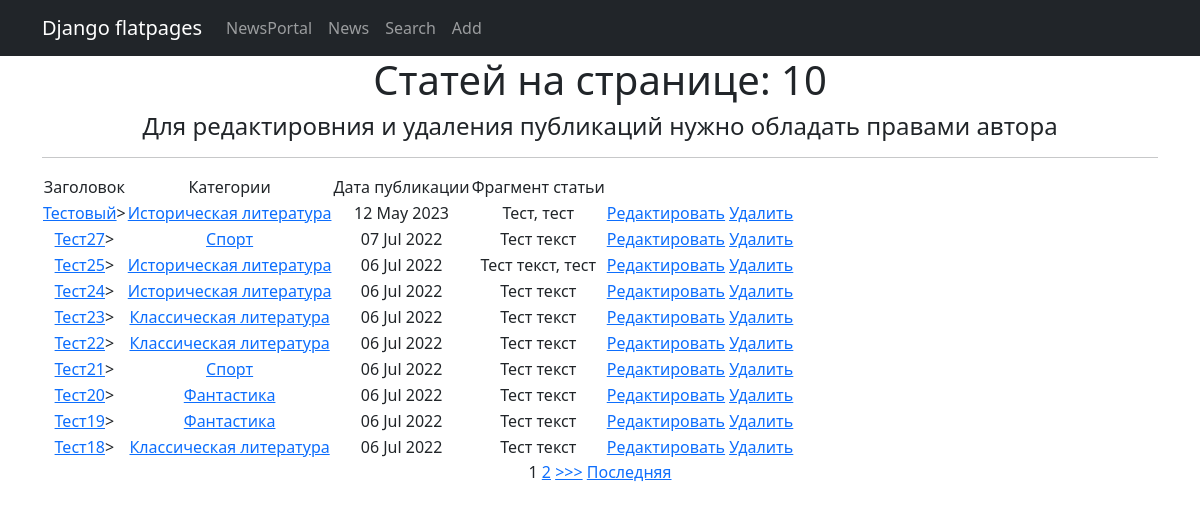
The page /news/ on the database as committed earlier.
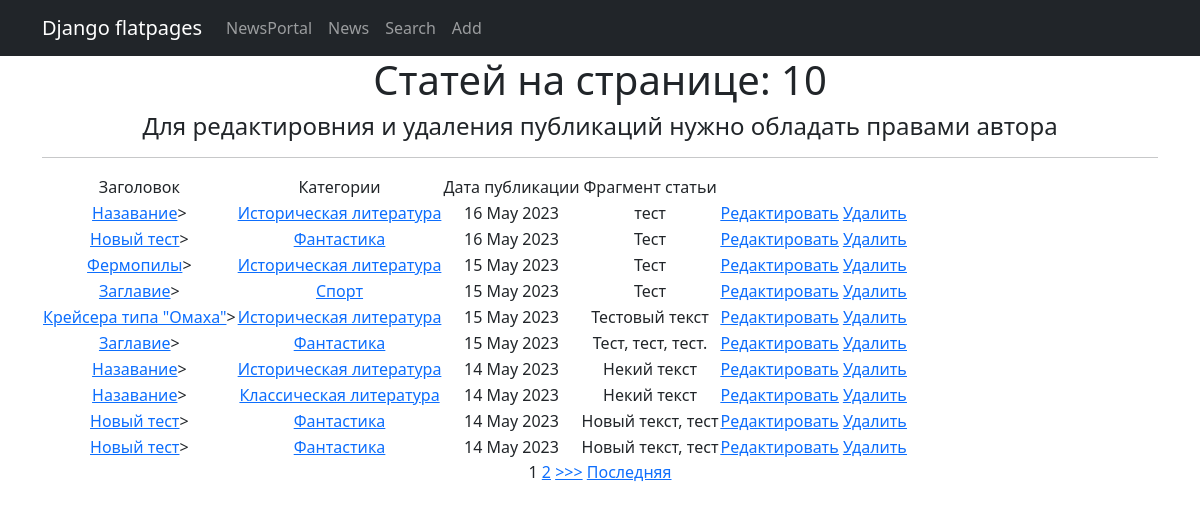
The same page on the database as committed later.
### News/models.py (models this page shows, shortened)
class Post(models.Model):
    author_post = models.ForeignKey(Author, on_delete=models.CASCADE)
    сhoice_post = models.CharField(max_length=2, choices=POSITIONS, default=news)
    date_post = models.DateTimeField(auto_now_add=True)
    category = models.ManyToManyField(Category, through='PostCategory')
    heading_post = models.CharField(max_length=255)
    text_post = models.TextField()
    rating_post = models.IntegerField(default=0)

class Category(models.Model):
    name = models.CharField(max_length=255, unique=True)
    subscribers = models.ManyToManyField(User, related_name='categories')
    def __str__(self):
        return f'{self.name}'

### News/views.py (the view)
# urls.py: path('', NewsList.as_view()),
class NewsList(ListView):
    model = Post
    ordering = '-id'
    template_name = 'news.html'
    context_object_name = 'news'
    paginate_by = 10
    def get_context_data(self, **kwargs):
        context = super().get_context_data(**kwargs)
        return context

### News/templatetags/censor_filters.py (called while the page is built)
@register.filter()
def censor(value):
    try:
        if not isinstance(value, str):
            raise AttributeError("Ошибка! Вы применяете фильтр не к строковому типу данных.")
        value = value.split()
        for i, word in enumerate(value):
            if any(stor_word in word for stor_word in stop_list):
                value[i] = word[0] + "".join('*' if cen.isalpha() else cen for cen in word)
                value[i] = value[i].replace('*', '', 1)
        return " ".join(value)
    except TypeError:
        print('Error')

### templates/news.html (shortened to what this page needs)
{% extends 'flatpages/default.html' %}
{% load censor_filters %}
{% block content %}
    <h1> Cтатей на странице: {{ news|length }}</h1>
    <h4>Для редактировния и удаления публикаций нужно обладать правами автора</h4>
    <hr>
    {% if news %}
         <table>
           <tr>
               <td>Заголовок</td>
               <td>Категории</td>
               <td>Дата публикации</td>
               <td>Фрагмент статьи</td>
           </tr>
             {% for onenews in news %}
           <tr>
               <td><a href = "{% url 'onenews' onenews.id %}">{{ onenews.heading_post|censor }}</a>></td>
               <td>
                    {% for category in onenews.category.all %}
                        <a href="{% url 'category_list' category.id %}">{{ category }}</a>
                    {% endfor %}
                </td>
               <td>{{ onenews.date_post|date:'d M Y'}}</td>
               <td>{{ onenews.text_post|truncatechars:20|censor }}</td>
               <td><a href="{% url 'edit' onenews.id %}"><u>Редактировать</u></a>
                    <a href="{% url 'delete' onenews.id %}"><u> Удалить </u></a> </td>
           </tr>
             {% endfor %}
         </table>
    {% else %}
        <h2>Новостей нет!</h2>
    {% endif %}
    {% if is_paginated %}
        {% for num in page_obj.paginator.page_range %}
            {% if page_obj.number == num %}
                <a>{{ num }}</a>
            {% elif num > page_obj.number|add:'-2' and num < page_obj.number|add:'2' %}
                <a href="?page={{ num }}">{{ num }}</a>
            {% endif %}
        {% endfor %}
        {% if page_obj.has_next %}
            <a href="?page={{ page_obj.next_page_number }}">>>></a>
            <a href="?page={{ page_obj.paginator.num_pages }}">Последняя</a>
        {% endif %}
    {% endif %}
{% endblock content %}

Rows that differ between the two databases and show on the page:
no longer on this page (row unchanged): Post: heading_post|censor "Тестовый", date_post "12 May 2023", text_post|censor "Тест, тест", Category (name "Историческая литература")
no longer on this page (row unchanged): Post: heading_post|censor "Тест27", date_post "07 Jul 2022", text_post|censor "Тест текст", Category (name "Спорт")
no longer on this page (row unchanged): Post: heading_post|censor "Тест25", date_post "06 Jul 2022", text_post|censor "Тест текст, тест", Category (name "Историческая литература")
removed Post: heading_post|censor "Тест24", date_post "06 Jul 2022", text_post|censor "Тест текст", Category (name "Историческая литература")
no longer on this page (row unchanged): Post: heading_post|censor "Тест23", date_post "06 Jul 2022", text_post|censor "Тест текст", Category (name "Классическая литература")
no longer on this page (row unchanged): Post: heading_post|censor "Тест22", date_post "06 Jul 2022", text_post|censor "Тест текст", Category (name "Классическая литература")
no longer on this page (row unchanged): Post: heading_post|censor "Тест21", date_post "06 Jul 2022", text_post|censor "Тест текст", Category (name "Спорт")
no longer on this page (row unchanged): Post: heading_post|censor "Тест20", date_post "06 Jul 2022", text_post|censor "Тест текст", Category (name "Фантастика")
no longer on this page (row unchanged): Post: heading_post|censor "Тест19", date_post "06 Jul 2022", text_post|censor "Тест текст", Category (name "Фантастика")
no longer on this page (row unchanged): Post: heading_post|censor "Тест18", date_post "06 Jul 2022", text_post|censor "Тест текст", Category (name "Классическая литература")
added Post: heading_post|censor "Назавание", date_post "16 May 2023", text_post|censor "тест", Category (name "Историческая литература")
added Post: heading_post|censor "Новый тест", date_post "16 May 2023", text_post|censor "Тест", Category (name "Фантастика")
added Post: heading_post|censor "Фермопилы", date_post "15 May 2023", text_post|censor "Тест", Category (name "Историческая литература")
added Post: heading_post|censor "Заглавие", date_post "15 May 2023", text_post|censor "Тест", Category (name "Спорт")
added Post: heading_post|censor "Крейсера типа \"Омаха\"", date_post "15 May 2023", text_post|censor "Тестовый текст", Category (name "Историческая литература")
added Post: heading_post|censor "Заглавие", date_post "15 May 2023", text_post|censor "Тест, тест, тест.", Category (name "Фантастика")
added Post: heading_post|censor "Назавание", date_post "14 May 2023", text_post|censor "Некий текст", Category (name "Историческая литература")
added Post: heading_post|censor "Назавание", date_post "14 May 2023", text_post|censor "Некий текст", Category (name "Классическая литература")
added Post: heading_post|censor "Новый тест", date_post "14 May 2023", text_post|censor "Новый текст, тест", Category (name "Фантастика")
added Post: heading_post|censor "Новый тест", date_post "14 May 2023", text_post|censor "Новый текст, тест", Category (name "Фантастика")
